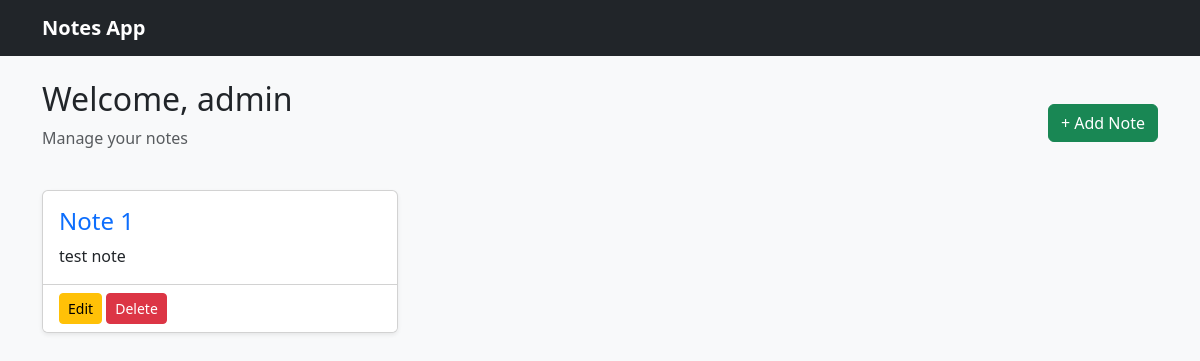
The page /dashboard (signed in) on the database as committed earlier.
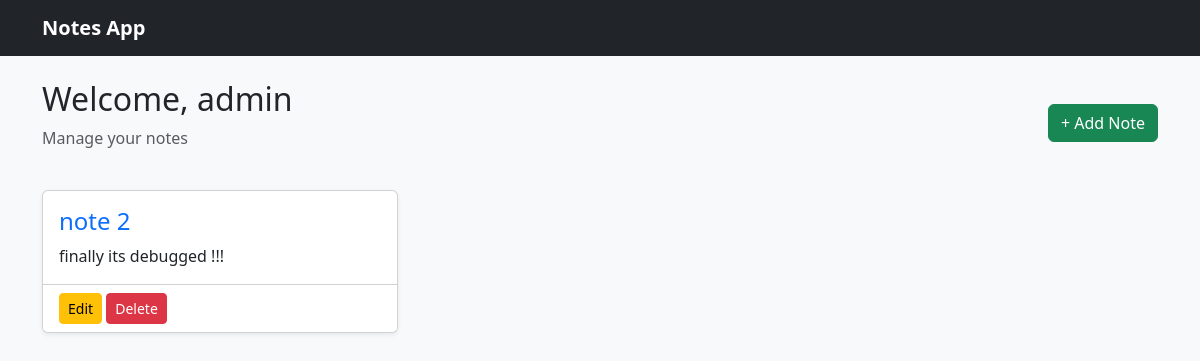
The same page on the database as committed later.
### models.py (models this page shows, shortened)
class Note(db.Model):
    __tablename__='notes'
    id=db.Column(db.Integer, primary_key=True)
    title=db.Column(db.String(80),nullable=False)
    description=db.Column(db.Text,nullable=False)
    user_id=db.Column(db.Integer,db.ForeignKey('users.id'),nullable=False)

### routes/notes.py (the view)
@notes_bp.route('/dashboard')
def dashboard():
    if 'user_id' not in session:
        flash('You must be logged in to view this page', 'warning')
        return redirect(url_for('auth.login'))
    notes = Note.query.filter_by(user_id=session['user_id']).all()
    return render_template('dashboard.html', notes=notes)

### templates/dashboard.html (shortened to what this page needs)
<!DOCTYPE html>
<html lang="en">
<head>
</head>
<body>
{% extends "base.html" %}
{% block content %}
<div class="d-flex justify-content-between align-items-center mb-4">
    <div>
        <h2>Welcome, {{ session["username"] }}</h2>
        <p class="text-muted">Manage your notes</p>
    </div>
    <a href="{{ url_for('notes.add_note') }}"
       class="btn btn-success">
        + Add Note
    </a>
</div>
{% if notes %}
<div class="row">
{% for note in notes %}
<div class="col-md-6 col-lg-4 mb-4">
    <div class="card shadow-sm h-100">
        <div class="card-body">
            <h4 class="card-title">
                {{ note.title }}
            </h4>
            <p class="card-text">
                {{ note.description }}
            </p>
        </div>
        <div class="card-footer bg-white">
            <a href="{{ url_for('notes.edit_note', note_id=note.id) }}"
               class="btn btn-warning btn-sm">
                Edit
            </a>
            <a href="{{ url_for('notes.delete_note', note_id=note.id) }}"
               class="btn btn-danger btn-sm"
               onclick="return confirm('Delete this note?')">
                Delete
            </a>
        </div>
    </div>
</div>
{% endfor %}
</div>
{% else %}
<div class="alert alert-info">
    <h4>No Notes Available</h4>
    <p>Create your first note.</p>
</div>
{% endif %}
{% endblock %}

### templates/base.html (shortened to what this page needs)
<!DOCTYPE html>
<html>
<head>
    <link href="https://cdn.jsdelivr.net/npm/bootstrap@5.3.7/dist/css/bootstrap.min.css" rel="stylesheet">
    <link rel="stylesheet"
href="{{ url_for('static', filename='css/styles.css') }}">
</head>
<body>
<nav class="navbar navbar-dark bg-dark">
<div class="container">
<a class="navbar-brand" href="/">Notes App</a>
</div>
</nav>
<div class="container mt-4">
{% block content %}
{% endblock %}
</div>
</body>
</html>

### static/css/styles.css (style rules this page uses)
body { background:#f8f9fa; }
.card { transition:0.3s; }
.navbar-brand { font-weight:bold; }
.card-title { color:#0d6efd; }

Rows that differ between the two databases and show on the page:
removed Note: title "Note 1", description "test note"
added Note: title "note 2", description "finally its debugged !!!"
